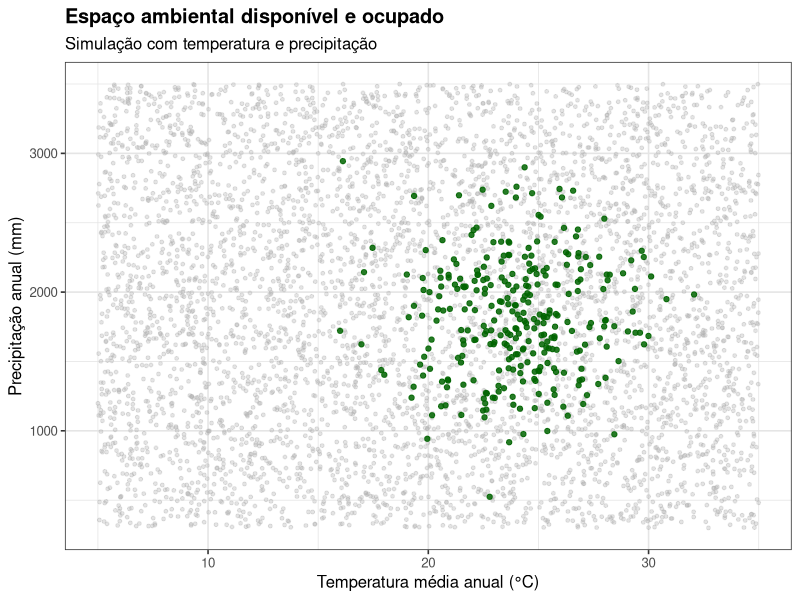
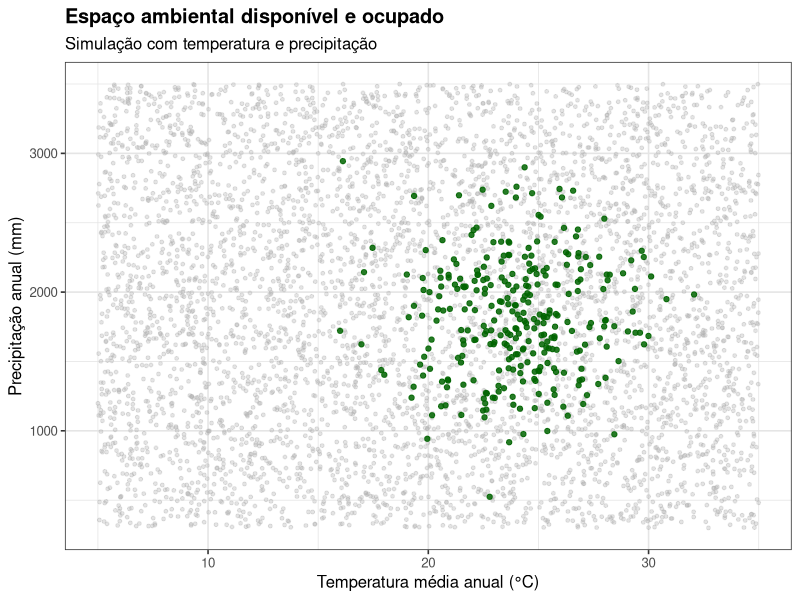

The R source for these figures, in order:
# ============================================================
# Unidade 3 - Variáveis Ambientais em SDM
# Script 02: Espaço ambiental simulado
# ============================================================

pacotes <- c("ggplot2", "dplyr", "readr")

instalar <- pacotes[!pacotes %in% rownames(installed.packages())]
if (length(instalar) > 0) install.packages(instalar)

invisible(lapply(pacotes, library, character.only = TRUE))

dir.create("figuras/unidade03", recursive = TRUE, showWarnings = FALSE)
dir.create("tabelas/unidade03", recursive = TRUE, showWarnings = FALSE)

set.seed(123)

background <- data.frame(
  temperatura = runif(5000, 5, 35),
  precipitacao = runif(5000, 300, 3500),
  tipo = "Background"
)

presencas <- data.frame(
  temperatura = rnorm(300, 24, 3),
  precipitacao = rnorm(300, 1800, 400),
  tipo = "Presença"
) %>%
  filter(
    temperatura >= 5,
    temperatura <= 35,
    precipitacao >= 300,
    precipitacao <= 3500
  )

dados <- bind_rows(background, presencas)

grafico <- ggplot() +
  geom_point(
    data = background,
    aes(x = temperatura, y = precipitacao),
    color = "grey70",
    alpha = 0.35,
    size = 1
  ) +
  geom_point(
    data = presencas,
    aes(x = temperatura, y = precipitacao),
    color = "darkgreen",
    alpha = 0.85,
    size = 1.5
  ) +
  labs(
    title = "Espaço ambiental disponível e ocupado",
    subtitle = "Simulação com temperatura e precipitação",
    x = "Temperatura média anual (°C)",
    y = "Precipitação anual (mm)"
  ) +
  theme_bw(base_size = 12) +
  theme(
    plot.title = element_text(face = "bold"),
    panel.grid = element_line(color = "grey90")
  )

print(grafico)

ggsave(
  "figuras/unidade03/unidade03_espaco_ambiental_simulado.png",
  plot = grafico,
  width = 8,
  height = 6,
  dpi = 600
)

write_csv(
  dados,
  "tabelas/unidade03/dados_espaco_ambiental_simulado.csv"
)

message("Script 02 concluído.")
